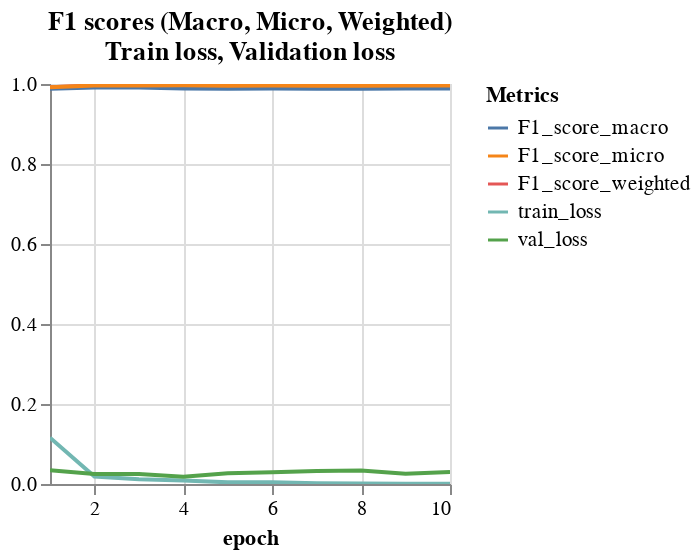

Write notebook code for a chart like this one.
### Code cell
# Create dataframe model_df with trained BERT model performance metrics.
model_df = prepare_model_df(eval_df_path_list, accuracy_per_class_path_list, model_path_list)

# Set width, height, domain for BERT model evaluation graph.
width, height, domain = 200, 200, (0,1)

# Generate dataframe df_f1_scores_long which is a long form of dataset for BERT model F1 scores(macro, micro and weighted), train and validation losses.
df_f1_scores_long = prepare_data_for_metrics_graphs(eval_df, best_model=False)

# Predict emotions for sample customer reviews.
predict_emotion_test()

"""
Generate two graphs for BERT model evaluation metrics. 
1. F1_scores_graph: Trained BERT model F1 scores(macro, micro and weighted), train and validation losses. 
2. prediction_accuracy_graph: Trained BERT model prediction accuracy of individual classes.
"""


F1_scores_graph, prediction_accuracy_graph = prepare_metrics_graphs(df_f1_scores_long, 
                                                                    accuracy_per_class_df,
                                                                    domain, 
                                                                    width, 
                                                                    height, 
                                                                    epochs)
print("")   
F1_scores_graph

### Figure 1 — Vega-Lite specification as saved in the notebook (floating-point values rounded to 4 significant figures)
{"config": {"view": {"continuousWidth": 400, "continuousHeight": 300}}, "data": {"name": "data-7ffe69964770ea52d955c728bb5663bf"}, "mark": "line", "encoding": {"color": {"field": "line type", "legend": {"direction": "vertical", "labelColor": "black", "labelFontSize": 10.5, "orient": "right", "title": "Metrics", "titleColor": "black", "titleFontSize": 11}, "type": "nominal"}, "tooltip": [{"field": "emotion", "type": "nominal"}, {"field": "epoch", "type": "quantitative"}, {"field": "line type", "type": "nominal"}, {"field": "value", "type": "quantitative"}], "x": {"field": "epoch", "type": "quantitative"}, "y": {"field": "value", "scale": {"domain": [0, 1]}, "title": "", "type": "quantitative"}}, "height": 200, "selection": {"selector001": {"type": "interval", "bind": "scales", "encodings": ["x", "y"]}}, "title": {"text": ["F1 scores (Macro, Micro, Weighted)", "Train loss, Validation loss"], "color": "black"}, "width": 200, "$schema": "https://vega.github.io/schema/vega-lite/v4.17.0.json", "datasets": {"data-7ffe69964770ea52d955c728bb5663bf": [{"emotion": "positive,negative,neutral", "epoch": 1, "batch_size": 16, "Ir": 1e-05, "eps": 1e-08, "pre_trained_model": "trituenhantaoio/bert-base-vietnamese-uncased", "hidden_dropout_prob": 0.1, "attention_probs_dropout_prob": 0.1, "note": "Added and splited Self-judged Review emotions into train and valiation by 8:2", "train_data_creator": "Yunhong He", "line type": "train_loss", "value": 0.1158}, {"emotion": "positive,negative,neutral", "epoch": 2, "batch_size": 16, "Ir": 1e-05, "eps": 1e-08, "pre_trained_model": "trituenhantaoio/bert-base-vietnamese-uncased", "hidden_dropout_prob": 0.1, "attention_probs_dropout_prob": 0.1, "note": "Added and splited Self-judged Review emotions into train and valiation by 8:2", "train_data_creator": "Yunhong He", "line type": "train_loss", "value": 0.01881}, {"emotion": "positive,negative,neutral", "epoch": 3, "batch_size": 16, "Ir": 1e-05, "eps": 1e-08, "pre_trained_model": "trituenhantaoio/bert-base-vietnamese-uncased", "hidden_dropout_prob": 0.1, "attention_probs_dropout_prob": 0.1, "note": "Added and splited Self-judged Review emotions into train and valiation by 8:2", "train_data_creator": "Yunhong He", "line type": "train_loss", "value": 0.01177}, {"emotion": "positive,negative,neutral", "epoch": 4, "batch_size": 16, "Ir": 1e-05, "eps": 1e-08, "pre_trained_model": "trituenhantaoio/bert-base-vietnamese-uncased", "hidden_dropout_prob": 0.1, "attention_probs_dropout_prob": 0.1, "note": "Added and splited Self-judged Review emotions into train and valiation by 8:2", "train_data_creator": "Yunhong He", "line type": "train_loss", "value": 0.008682}, {"emotion": "positive,negative,neutral", "epoch": 5, "batch_size": 16, "Ir": 1e-05, "eps": 1e-08, "pre_trained_model": "trituenhantaoio/bert-base-vietnamese-uncased", "hidden_dropout_prob": 0.1, "attention_probs_dropout_prob": 0.1, "note": "Added and splited Self-judged Review emotions into train and valiation by 8:2", "train_data_creator": "Yunhong He", "line type": "train_loss", "value": 0.004221}, {"emotion": "positive,negative,neutral", "epoch": 6, "batch_size": 16, "Ir": 1e-05, "eps": 1e-08, "pre_trained_model": "trituenhantaoio/bert-base-vietnamese-uncased", "hidden_dropout_prob": 0.1, "attention_probs_dropout_prob": 0.1, "note": "Added and splited Self-judged Review emotions into train and valiation by 8:2", "train_data_creator": "Yunhong He", "line type": "train_loss", "value": 0.004266}, {"emotion": "positive,negative,neutral", "epoch": 7, "batch_size": 16, "Ir": 1e-05, "eps": 1e-08, "pre_trained_model": "trituenhantaoio/bert-base-vietnamese-uncased", "hidden_dropout_prob": 0.1, "attention_probs_dropout_prob": 0.1, "note": "Added and splited Self-judged Review emotions into train and valiation by 8:2", "train_data_creator": "Yunhong He", "line type": "train_loss", "value": 0.00163}, {"emotion": "positive,negative,neutral", "epoch": 8, "batch_size": 16, "Ir": 1e-05, "eps": 1e-08, "pre_trained_model": "trituenhantaoio/bert-base-vietnamese-uncased", "hidden_dropout_prob": 0.1, "attention_probs_dropout_prob": 0.1, "note": "Added and splited Self-judged Review emotions into train and valiation by 8:2", "train_data_creator": "Yunhong He", "line type": "train_loss", "value": 0.001043}, {"emotion": "positive,negative,neutral", "epoch": 9, "batch_size": 16, "Ir": 1e-05, "eps": 1e-08, "pre_trained_model": "trituenhantaoio/bert-base-vietnamese-uncased", "hidden_dropout_prob": 0.1, "attention_probs_dropout_prob": 0.1, "note": "Added and splited Self-judged Review emotions into train and valiation by 8:2", "train_data_creator": "Yunhong He", "line type": "train_loss", "value": 0.000828}, {"emotion": "positive,negative,neutral", "epoch": 10, "batch_size": 16, "Ir": 1e-05, "eps": 1e-08, "pre_trained_model": "trituenhantaoio/bert-base-vietnamese-uncased", "hidden_dropout_prob": 0.1, "attention_probs_dropout_prob": 0.1, "note": "Added and splited Self-judged Review emotions into train and valiation by 8:2", "train_data_creator": "Yunhong He", "line type": "train_loss", "value": 0.0005914}, {"emotion": "positive,negative,neutral", "epoch": 1, "batch_size": 16, "Ir": 1e-05, "eps": 1e-08, "pre_trained_model": "trituenhantaoio/bert-base-vietnamese-uncased", "hidden_dropout_prob": 0.1, "attention_probs_dropout_prob": 0.1, "note": "Added and splited Self-judged Review emotions into train and valiation by 8:2", "train_data_creator": "Yunhong He", "line type": "val_loss", "value": 0.03416}, {"emotion": "positive,negative,neutral", "epoch": 2, "batch_size": 16, "Ir": 1e-05, "eps": 1e-08, "pre_trained_model": "trituenhantaoio/bert-base-vietnamese-uncased", "hidden_dropout_prob": 0.1, "attention_probs_dropout_prob": 0.1, "note": "Added and splited Self-judged Review emotions into train and valiation by 8:2", "train_data_creator": "Yunhong He", "line type": "val_loss", "value": 0.02511}, {"emotion": "positive,negative,neutral", "epoch": 3, "batch_size": 16, "Ir": 1e-05, "eps": 1e-08, "pre_trained_model": "trituenhantaoio/bert-base-vietnamese-uncased", "hidden_dropout_prob": 0.1, "attention_probs_dropout_prob": 0.1, "note": "Added and splited Self-judged Review emotions into train and valiation by 8:2", "train_data_creator": "Yunhong He", "line type": "val_loss", "value": 0.02505}, {"emotion": "positive,negative,neutral", "epoch": 4, "batch_size": 16, "Ir": 1e-05, "eps": 1e-08, "pre_trained_model": "trituenhantaoio/bert-base-vietnamese-uncased", "hidden_dropout_prob": 0.1, "attention_probs_dropout_prob": 0.1, "note": "Added and splited Self-judged Review emotions into train and valiation by 8:2", "train_data_creator": "Yunhong He", "line type": "val_loss", "value": 0.01785}, {"emotion": "positive,negative,neutral", "epoch": 5, "batch_size": 16, "Ir": 1e-05, "eps": 1e-08, "pre_trained_model": "trituenhantaoio/bert-base-vietnamese-uncased", "hidden_dropout_prob": 0.1, "attention_probs_dropout_prob": 0.1, "note": "Added and splited Self-judged Review emotions into train and valiation by 8:2", "train_data_creator": "Yunhong He", "line type": "val_loss", "value": 0.02672}, {"emotion": "positive,negative,neutral", "epoch": 6, "batch_size": 16, "Ir": 1e-05, "eps": 1e-08, "pre_trained_model": "trituenhantaoio/bert-base-vietnamese-uncased", "hidden_dropout_prob": 0.1, "attention_probs_dropout_prob": 0.1, "note": "Added and splited Self-judged Review emotions into train and valiation by 8:2", "train_data_creator": "Yunhong He", "line type": "val_loss", "value": 0.02926}, {"emotion": "positive,negative,neutral", "epoch": 7, "batch_size": 16, "Ir": 1e-05, "eps": 1e-08, "pre_trained_model": "trituenhantaoio/bert-base-vietnamese-uncased", "hidden_dropout_prob": 0.1, "attention_probs_dropout_prob": 0.1, "note": "Added and splited Self-judged Review emotions into train and valiation by 8:2", "train_data_creator": "Yunhong He", "line type": "val_loss", "value": 0.03268}, {"emotion": "positive,negative,neutral", "epoch": 8, "batch_size": 16, "Ir": 1e-05, "eps": 1e-08, "pre_trained_model": "trituenhantaoio/bert-base-vietnamese-uncased", "hidden_dropout_prob": 0.1, "attention_probs_dropout_prob": 0.1, "note": "Added and splited Self-judged Review emotions into train and valiation by 8:2", "train_data_creator": "Yunhong He", "line type": "val_loss", "value": 0.03399}, {"emotion": "positive,negative,neutral", "epoch": 9, "batch_size": 16, "Ir": 1e-05, "eps": 1e-08, "pre_trained_model": "trituenhantaoio/bert-base-vietnamese-uncased", "hidden_dropout_prob": 0.1, "attention_probs_dropout_prob": 0.1, "note": "Added and splited Self-judged Review emotions into train and valiation by 8:2", "train_data_creator": "Yunhong He", "line type": "val_loss", "value": 0.02581}, {"emotion": "positive,negative,neutral", "epoch": 10, "batch_size": 16, "Ir": 1e-05, "eps": 1e-08, "pre_trained_model": "trituenhantaoio/bert-base-vietnamese-uncased", "hidden_dropout_prob": 0.1, "attention_probs_dropout_prob": 0.1, "note": "Added and splited Self-judged Review emotions into train and valiation by 8:2", "train_data_creator": "Yunhong He", "line type": "val_loss", "value": 0.03016}, {"emotion": "positive,negative,neutral", "epoch": 1, "batch_size": 16, "Ir": 1e-05, "eps": 1e-08, "pre_trained_model": "trituenhantaoio/bert-base-vietnamese-uncased", "hidden_dropout_prob": 0.1, "attention_probs_dropout_prob": 0.1, "note": "Added and splited Self-judged Review emotions into train and valiation by 8:2", "train_data_creator": "Yunhong He", "line type": "F1_score_weighted", "value": 0.9917}, {"emotion": "positive,negative,neutral", "epoch": 2, "batch_size": 16, "Ir": 1e-05, "eps": 1e-08, "pre_trained_model": "trituenhantaoio/bert-base-vietnamese-uncased", "hidden_dropout_prob": 0.1, "attention_probs_dropout_prob": 0.1, "note": "Added and splited Self-judged Review emotions into train and valiation by 8:2", "train_data_creator": "Yunhong He", "line type": "F1_score_weighted", "value": 0.9963}, {"emotion": "positive,negative,neutral", "epoch": 3, "batch_size": 16, "Ir": 1e-05, "eps": 1e-08, "pre_trained_model": "trituenhantaoio/bert-base-vietnamese-uncased", "hidden_dropout_prob": 0.1, "attention_probs_dropout_prob": 0.1, "note": "Added and splited Self-judged Review emotions into train and valiation by 8:2", "train_data_creator": "Yunhong He", "line type": "F1_score_weighted", "value": 0.9963}, {"emotion": "positive,negative,neutral", "epoch": 4, "batch_size": 16, "Ir": 1e-05, "eps": 1e-08, "pre_trained_model": "trituenhantaoio/bert-base-vietnamese-uncased", "hidden_dropout_prob": 0.1, "attention_probs_dropout_prob": 0.1, "note": "Added and splited Self-judged Review emotions into train and valiation by 8:2", "train_data_creator": "Yunhong He", "line type": "F1_score_weighted", "value": 0.9968}, {"emotion": "positive,negative,neutral", "epoch": 5, "batch_size": 16, "Ir": 1e-05, "eps": 1e-08, "pre_trained_model": "trituenhantaoio/bert-base-vietnamese-uncased", "hidden_dropout_prob": 0.1, "attention_probs_dropout_prob": 0.1, "note": "Added and splited Self-judged Review emotions into train and valiation by 8:2", "train_data_creator": "Yunhong He", "line type": "F1_score_weighted", "value": 0.9958}, {"emotion": "positive,negative,neutral", "epoch": 6, "batch_size": 16, "Ir": 1e-05, "eps": 1e-08, "pre_trained_model": "trituenhantaoio/bert-base-vietnamese-uncased", "hidden_dropout_prob": 0.1, "attention_probs_dropout_prob": 0.1, "note": "Added and splited Self-judged Review emotions into train and valiation by 8:2", "train_data_creator": "Yunhong He", "line type": "F1_score_weighted", "value": 0.9963}, {"emotion": "positive,negative,neutral", "epoch": 7, "batch_size": 16, "Ir": 1e-05, "eps": 1e-08, "pre_trained_model": "trituenhantaoio/bert-base-vietnamese-uncased", "hidden_dropout_prob": 0.1, "attention_probs_dropout_prob": 0.1, "note": "Added and splited Self-judged Review emotions into train and valiation by 8:2", "train_data_creator": "Yunhong He", "line type": "F1_score_weighted", "value": 0.9954}, {"emotion": "positive,negative,neutral", "epoch": 8, "batch_size": 16, "Ir": 1e-05, "eps": 1e-08, "pre_trained_model": "trituenhantaoio/bert-base-vietnamese-uncased", "hidden_dropout_prob": 0.1, "attention_probs_dropout_prob": 0.1, "note": "Added and splited Self-judged Review emotions into train and valiation by 8:2", "train_data_creator": "Yunhong He", "line type": "F1_score_weighted", "value": 0.9958}, {"emotion": "positive,negative,neutral", "epoch": 9, "batch_size": 16, "Ir": 1e-05, "eps": 1e-08, "pre_trained_model": "trituenhantaoio/bert-base-vietnamese-uncased", "hidden_dropout_prob": 0.1, "attention_probs_dropout_prob": 0.1, "note": "Added and splited Self-judged Review emotions into train and valiation by 8:2", "train_data_creator": "Yunhong He", "line type": "F1_score_weighted", "value": 0.9963}, {"emotion": "positive,negative,neutral", "epoch": 10, "batch_size": 16, "Ir": 1e-05, "eps": 1e-08, "pre_trained_model": "trituenhantaoio/bert-base-vietnamese-uncased", "hidden_dropout_prob": 0.1, "attention_probs_dropout_prob": 0.1, "note": "Added and splited Self-judged Review emotions into train and valiation by 8:2", "train_data_creator": "Yunhong He", "line type": "F1_score_weighted", "value": 0.9963}, {"emotion": "positive,negative,neutral", "epoch": 1, "batch_size": 16, "Ir": 1e-05, "eps": 1e-08, "pre_trained_model": "trituenhantaoio/bert-base-vietnamese-uncased", "hidden_dropout_prob": 0.1, "attention_probs_dropout_prob": 0.1, "note": "Added and splited Self-judged Review emotions into train and valiation by 8:2", "train_data_creator": "Yunhong He", "line type": "F1_score_macro", "value": 0.9883}, {"emotion": "positive,negative,neutral", "epoch": 2, "batch_size": 16, "Ir": 1e-05, "eps": 1e-08, "pre_trained_model": "trituenhantaoio/bert-base-vietnamese-uncased", "hidden_dropout_prob": 0.1, "attention_probs_dropout_prob": 0.1, "note": "Added and splited Self-judged Review emotions into train and valiation by 8:2", "train_data_creator": "Yunhong He", "line type": "F1_score_macro", "value": 0.9915}, {"emotion": "positive,negative,neutral", "epoch": 3, "batch_size": 16, "Ir": 1e-05, "eps": 1e-08, "pre_trained_model": "trituenhantaoio/bert-base-vietnamese-uncased", "hidden_dropout_prob": 0.1, "attention_probs_dropout_prob": 0.1, "note": "Added and splited Self-judged Review emotions into train and valiation by 8:2", "train_data_creator": "Yunhong He", "line type": "F1_score_macro", "value": 0.9915}, {"emotion": "positive,negative,neutral", "epoch": 4, "batch_size": 16, "Ir": 1e-05, "eps": 1e-08, "pre_trained_model": "trituenhantaoio/bert-base-vietnamese-uncased", "hidden_dropout_prob": 0.1, "attention_probs_dropout_prob": 0.1, "note": "Added and splited Self-judged Review emotions into train and valiation by 8:2", "train_data_creator": "Yunhong He", "line type": "F1_score_macro", "value": 0.9889}, {"emotion": "positive,negative,neutral", "epoch": 5, "batch_size": 16, "Ir": 1e-05, "eps": 1e-08, "pre_trained_model": "trituenhantaoio/bert-base-vietnamese-uncased", "hidden_dropout_prob": 0.1, "attention_probs_dropout_prob": 0.1, "note": "Added and splited Self-judged Review emotions into train and valiation by 8:2", "train_data_creator": "Yunhong He", "line type": "F1_score_macro", "value": 0.9883}, {"emotion": "positive,negative,neutral", "epoch": 6, "batch_size": 16, "Ir": 1e-05, "eps": 1e-08, "pre_trained_model": "trituenhantaoio/bert-base-vietnamese-uncased", "hidden_dropout_prob": 0.1, "attention_probs_dropout_prob": 0.1, "note": "Added and splited Self-judged Review emotions into train and valiation by 8:2", "train_data_creator": "Yunhong He", "line type": "F1_score_macro", "value": 0.9886}, {"emotion": "positive,negative,neutral", "epoch": 7, "batch_size": 16, "Ir": 1e-05, "eps": 1e-08, "pre_trained_model": "trituenhantaoio/bert-base-vietnamese-uncased", "hidden_dropout_prob": 0.1, "attention_probs_dropout_prob": 0.1, "note": "Added and splited Self-judged Review emotions into train and valiation by 8:2", "train_data_creator": "Yunhong He", "line type": "F1_score_macro", "value": 0.988}, {"emotion": "positive,negative,neutral", "epoch": 8, "batch_size": 16, "Ir": 1e-05, "eps": 1e-08, "pre_trained_model": "trituenhantaoio/bert-base-vietnamese-uncased", "hidden_dropout_prob": 0.1, "attention_probs_dropout_prob": 0.1, "note": "Added and splited Self-judged Review emotions into train and valiation by 8:2", "train_data_creator": "Yunhong He", "line type": "F1_score_macro", "value": 0.9883}, {"emotion": "positive,negative,neutral", "epoch": 9, "batch_size": 16, "Ir": 1e-05, "eps": 1e-08, "pre_trained_model": "trituenhantaoio/bert-base-vietnamese-uncased", "hidden_dropout_prob": 0.1, "attention_probs_dropout_prob": 0.1, "note": "Added and splited Self-judged Review emotions into train and valiation by 8:2", "train_data_creator": "Yunhong He", "line type": "F1_score_macro", "value": 0.9886}, {"emotion": "positive,negative,neutral", "epoch": 10, "batch_size": 16, "Ir": 1e-05, "eps": 1e-08, "pre_trained_model": "trituenhantaoio/bert-base-vietnamese-uncased", "hidden_dropout_prob": 0.1, "attention_probs_dropout_prob": 0.1, "note": "Added and splited Self-judged Review emotions into train and valiation by 8:2", "train_data_creator": "Yunhong He", "line type": "F1_score_macro", "value": 0.9886}, {"emotion": "positive,negative,neutral", "epoch": 1, "batch_size": 16, "Ir": 1e-05, "eps": 1e-08, "pre_trained_model": "trituenhantaoio/bert-base-vietnamese-uncased", "hidden_dropout_prob": 0.1, "attention_probs_dropout_prob": 0.1, "note": "Added and splited Self-judged Review emotions into train and valiation by 8:2", "train_data_creator": "Yunhong He", "line type": "F1_score_micro", "value": 0.9917}, {"emotion": "positive,negative,neutral", "epoch": 2, "batch_size": 16, "Ir": 1e-05, "eps": 1e-08, "pre_trained_model": "trituenhantaoio/bert-base-vietnamese-uncased", "hidden_dropout_prob": 0.1, "attention_probs_dropout_prob": 0.1, "note": "Added and splited Self-judged Review emotions into train and valiation by 8:2", "train_data_creator": "Yunhong He", "line type": "F1_score_micro", "value": 0.9963}, {"emotion": "positive,negative,neutral", "epoch": 3, "batch_size": 16, "Ir": 1e-05, "eps": 1e-08, "pre_trained_model": "trituenhantaoio/bert-base-vietnamese-uncased", "hidden_dropout_prob": 0.1, "attention_probs_dropout_prob": 0.1, "note": "Added and splited Self-judged Review emotions into train and valiation by 8:2", "train_data_creator": "Yunhong He", "line type": "F1_score_micro", "value": 0.9963}, {"emotion": "positive,negative,neutral", "epoch": 4, "batch_size": 16, "Ir": 1e-05, "eps": 1e-08, "pre_trained_model": "trituenhantaoio/bert-base-vietnamese-uncased", "hidden_dropout_prob": 0.1, "attention_probs_dropout_prob": 0.1, "note": "Added and splited Self-judged Review emotions into train and valiation by 8:2", "train_data_creator": "Yunhong He", "line type": "F1_score_micro", "value": 0.9968}, {"emotion": "positive,negative,neutral", "epoch": 5, "batch_size": 16, "Ir": 1e-05, "eps": 1e-08, "pre_trained_model": "trituenhantaoio/bert-base-vietnamese-uncased", "hidden_dropout_prob": 0.1, "attention_probs_dropout_prob": 0.1, "note": "Added and splited Self-judged Review emotions into train and valiation by 8:2", "train_data_creator": "Yunhong He", "line type": "F1_score_micro", "value": 0.9958}, {"emotion": "positive,negative,neutral", "epoch": 6, "batch_size": 16, "Ir": 1e-05, "eps": 1e-08, "pre_trained_model": "trituenhantaoio/bert-base-vietnamese-uncased", "hidden_dropout_prob": 0.1, "attention_probs_dropout_prob": 0.1, "note": "Added and splited Self-judged Review emotions into train and valiation by 8:2", "train_data_creator": "Yunhong He", "line type": "F1_score_micro", "value": 0.9963}, {"emotion": "positive,negative,neutral", "epoch": 7, "batch_size": 16, "Ir": 1e-05, "eps": 1e-08, "pre_trained_model": "trituenhantaoio/bert-base-vietnamese-uncased", "hidden_dropout_prob": 0.1, "attention_probs_dropout_prob": 0.1, "note": "Added and splited Self-judged Review emotions into train and valiation by 8:2", "train_data_creator": "Yunhong He", "line type": "F1_score_micro", "value": 0.9954}, {"emotion": "positive,negative,neutral", "epoch": 8, "batch_size": 16, "Ir": 1e-05, "eps": 1e-08, "pre_trained_model": "trituenhantaoio/bert-base-vietnamese-uncased", "hidden_dropout_prob": 0.1, "attention_probs_dropout_prob": 0.1, "note": "Added and splited Self-judged Review emotions into train and valiation by 8:2", "train_data_creator": "Yunhong He", "line type": "F1_score_micro", "value": 0.9958}, {"emotion": "positive,negative,neutral", "epoch": 9, "batch_size": 16, "Ir": 1e-05, "eps": 1e-08, "pre_trained_model": "trituenhantaoio/bert-base-vietnamese-uncased", "hidden_dropout_prob": 0.1, "attention_probs_dropout_prob": 0.1, "note": "Added and splited Self-judged Review emotions into train and valiation by 8:2", "train_data_creator": "Yunhong He", "line type": "F1_score_micro", "value": 0.9963}, {"emotion": "positive,negative,neutral", "epoch": 10, "batch_size": 16, "Ir": 1e-05, "eps": 1e-08, "pre_trained_model": "trituenhantaoio/bert-base-vietnamese-uncased", "hidden_dropout_prob": 0.1, "attention_probs_dropout_prob": 0.1, "note": "Added and splited Self-judged Review emotions into train and valiation by 8:2", "train_data_creator": "Yunhong He", "line type": "F1_score_micro", "value": 0.9963}]}}
